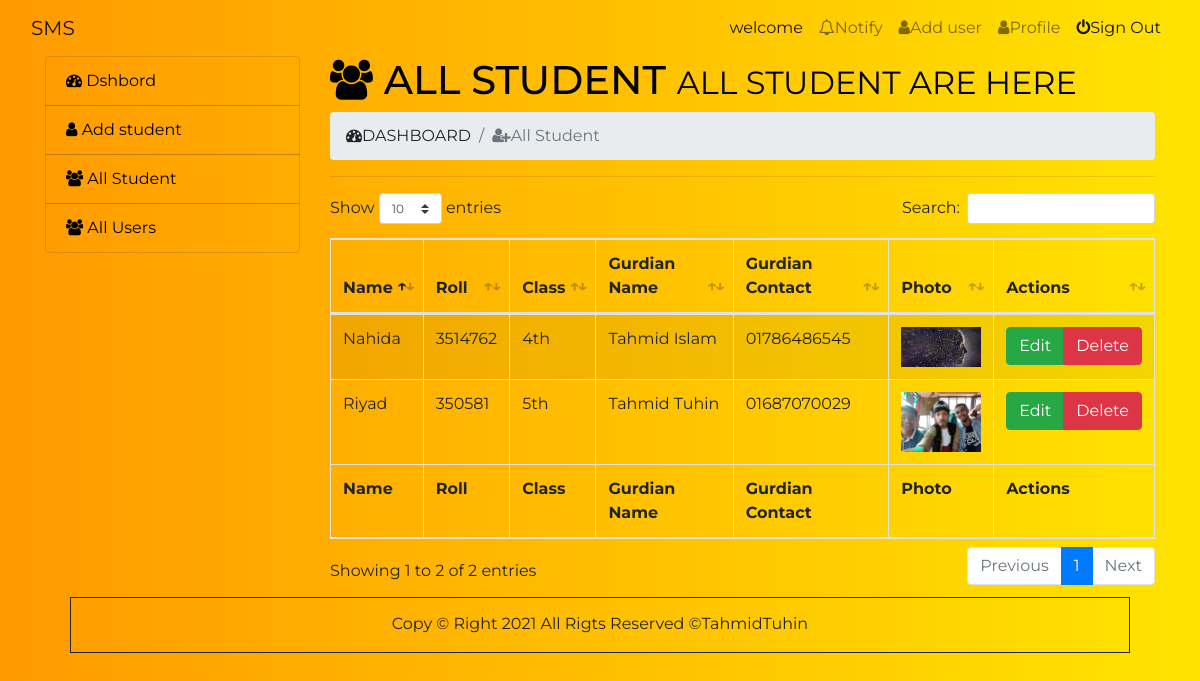
Page /admin/index.php?page=all-student (signed in) on the committed database.
### tables this page shows
CREATE TABLE `student_info` (
  `student_id` int(11) NOT NULL,
  `name` varchar(100) NOT NULL,
  `roll` int(8) NOT NULL,
  `class` varchar(20) NOT NULL,
  `gurdian_name` varchar(100) NOT NULL,
  `gurdian_contact` varchar(20) NOT NULL,
  `address` varchar(150) NOT NULL,
  `photo` varchar(100) NOT NULL
);

### admin/all-student.php (the view)
<h1><i class="fa fa-users"></i> All Student <small>All Student are here</small></h1>
<nav aria-label="breadcrumb">
	<ol class="breadcrumb">
		<li class="breadcrumb-item" aria-current="page"><i class="fa fa-dashboard"></i>DASHBOARD</li>
		<li class="breadcrumb-item active" aria-current="page"><i class="fa fa-user-plus"></i>All Student</li>
	</ol>
</nav>
<hr>
<div class="table-responsive">
	<table id="example" class="table table-striped table-bordered" style="width:100%">
		<thead>
			<tr>
				<th>Name</th>
				<th>Roll</th>
				<th>Class</th>
				<th>Gurdian Name</th>
				<th>Gurdian Contact</th>
				<th>Photo</th>
				<th>Actions</th>
			</tr>
		</thead>
		<tbody>
			<?php
				$query = $dbconnect->query("SELECT * FROM student_info");
				if ($query) {
			while ($s_data = $query->fetch_assoc()) { ?>
			<tr>
				<td><?=ucfirst($s_data['name']) ?></td>
				<td><?=$s_data['roll']?></td>
				<td><?=$s_data['class']?></td>
				<td><?=$s_data['gurdian_name']?></td>
				<td><?=$s_data['gurdian_contact']?></td>
				<td><img src="../student-image/<?=$s_data['photo']?>" alt="" style="width: 80px"></td>
				<td calspan="2">
					<div class="btn-group">
						<a class="btn btn-xs btn-success" href="index.php?page=update&edit=<?=$s_data['student_id']?>">Edit</a>
						<a class="btn btn-xs btn-danger" href="delete.php?delete=<?=$s_data['student_id']?>">Delete</a>
					</div>
				</td>
			</tr>
			<?php
						}
					}
			?>
		</tbody>
		<tfoot>
		<tr>
			<th>Name</th>
			<th>Roll</th>
			<th>Class</th>
			<th>Gurdian Name</th>
			<th>Gurdian Contact</th>
			<th>Photo</th>
			<th>Actions</th>
		</tr>
		</tfoot>
	</table>
</div>

### css/style.css (style rules this page uses)
* { margin: 0; padding: 0; }
body { background-image: linear-gradient(to right , #FF9A00, #FFE400); font-family: 'Montserrat', sans-serif; }
.content h1 { text-transform: uppercase; color: black; }

### rows in the picture
student_info: name "Riyad", roll "350581", class "5th", gurdian_name "Tahmid Tuhin", gurdian_contact "01687070029", photo (picture)
student_info: name "Nahida", roll "3514762", class "4th", gurdian_name "Tahmid Islam", gurdian_contact "01786486545", photo (picture)
